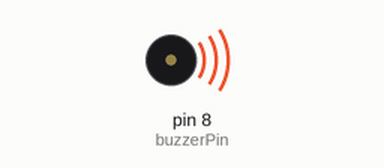
This sketch was run on a simulated Arduino Uno, built with avr-gcc and run on an emulated ATmega328P. On the bench: buzzer (waves = sounding, pin HIGH).

Above: at 2.5 s.
At 3.5 s:
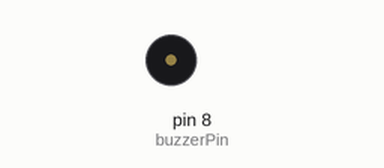
Timing chart, 0 to 5.2 s (numbered marks = the images above):
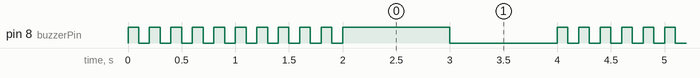

Measured:
- by itself, pin 8 (buzzerPin): moves between LOW and HIGH, repeating every 4.0 s
- by itself, everything shown: repeats every 4.0 s, in 22 steps

The sketch:

02_code.ino
```cpp
/***********************************************************
Description: Continuous buzzer beep sound.
Author: Azhar Paraouty
Date: 01/07/2026
***********************************************************/
int buzzerPin=8; // Buzzer Pin connected to digital pin 8
void setup()
{
  pinMode(buzzerPin,OUTPUT); // Configure pin 8 to Control the Buzzer
}
void loop()
{
  for (int i = 0; i < 10; i++) {
    digitalWrite(buzzerPin,HIGH); // Set PIN 8 feet as HIGH = 5 v
    delay(100);                   // Set the delay time，100ms

    digitalWrite(buzzerPin,LOW);  // Set PIN 8 feet for LOW = 0 v
    delay(100);                   // Set the delay time，100ms
  }

  digitalWrite(buzzerPin,HIGH);   // Set PIN 8 feet as HIGH = 5 v
  delay(1000);                    // Set the delay time，1000ms

  digitalWrite(buzzerPin,LOW);    // Set PIN 8 feet for LOW = 0 v
  delay(1000);                    // Set the delay time，100ms
}
```
